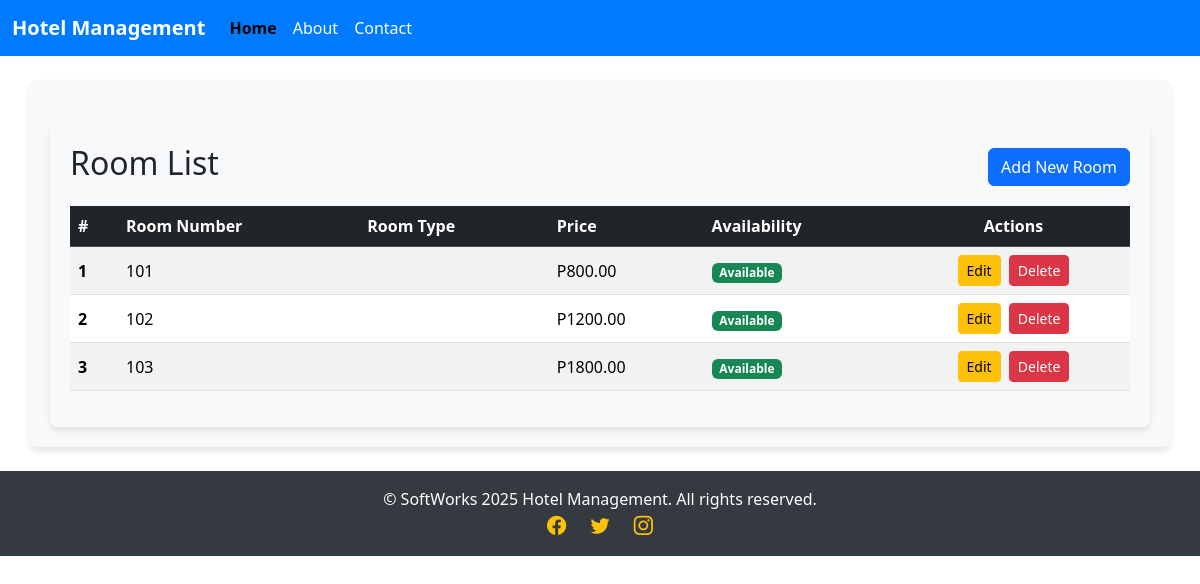
The app's page /rooms/ (signed in) with its own data.
### hotel/models.py (models this page shows, shortened)
class Room(models.Model):
    ROOM_TYPES = (
        ('single', 'Single'),
        ('double', 'Double'),
        ('suite', 'Suite'),
    )
    number = models.CharField(max_length=10)
    room_type = models.CharField(max_length=10, choices=ROOM_TYPES)
    capacity = models.IntegerField()
    price = models.DecimalField(max_digits=10, decimal_places=2)
    is_available = models.BooleanField(default=True)

### hotel/views.py (the view)
# urls.py: path('rooms/', views.room_list, name='room_list'),
@login_required
def room_list(request):
    rooms = Room.objects.all()
    return render(request, 'hotel/room_list.html', {'rooms': rooms})

### hotel/templates/hotel/room_list.html
{% extends 'hotel/base.html' %}
{% block content %}
<div class="container mt-4">
    <div class="d-flex justify-content-between align-items-center mb-3">
        <h2>Room List</h2>
        <a href="{% url 'room_create' %}" class="btn btn-primary">Add New Room</a>
    </div>
    {% if rooms %}
    <table class="table table-striped table-hover align-middle">
        <thead class="table-dark">
            <tr>
                <th scope="col">#</th>
                <th scope="col">Room Number</th>
                <th scope="col">Room Type</th>
                <th scope="col">Price</th>
                <th scope="col">Availability</th>
                <th scope="col" class="text-center">Actions</th>
            </tr>
        </thead>
        <tbody>
            {% for room in rooms %}
            <tr>
                <th scope="row">{{ forloop.counter }}</th>
                <td>{{ room.number }}</td>
                <td>{{ room.get_type_display }}</td>
                <td>P{{ room.price }}</td>
                <td>
                  {% if room.is_available %}
                    <span class="badge bg-success">Available</span>
                  {% else %}
                    <span class="badge bg-danger">Occupied</span>
                  {% endif %}
                </td>
                <td class="text-center">
                  <a href="{% url 'room_edit' room.pk %}" class="btn btn-sm btn-warning me-1">Edit</a>
                  <a href="{% url 'room_delete' room.pk %}" class="btn btn-sm btn-danger"
                     onclick="return confirm('Are you sure you want to delete this room?');">Delete</a>
                </td>
              </tr>
            {% endfor %}
        </tbody>
    </table>
    {% else %}
    <p class="text-muted">No rooms available. <a href="{% url 'room_create' %}">Create a new room</a>.</p>
    {% endif %}
</div>
{% endblock %}

### hotel/templates/hotel/base.html (style rules this page uses)
.container { padding: 20px; background-color: #f8f9fa; border-radius: 8px; box-shadow: 0 4px 6px rgba(0, 0, 0, 0.1); }

### records on screen
Room: number "101", price "800.00", is_available "Available"
Room: number "102", price "1200.00", is_available "Available"
Room: number "103", price "1800.00", is_available "Available"
